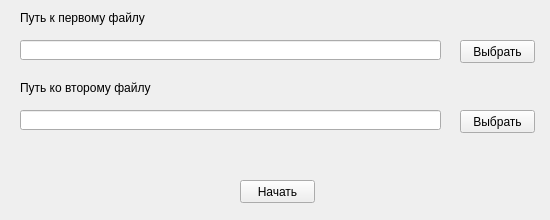
<?xml version="1.0" encoding="UTF-8"?>
<ui version="4.0">
 <class>MainWindow</class>
 <widget class="QMainWindow" name="MainWindow">
  <property name="geometry">
   <rect>
    <x>0</x>
    <y>0</y>
    <width>550</width>
    <height>220</height>
   </rect>
  </property>
  <property name="minimumSize">
   <size>
    <width>550</width>
    <height>220</height>
   </size>
  </property>
  <property name="maximumSize">
   <size>
    <width>550</width>
    <height>220</height>
   </size>
  </property>
  <property name="windowTitle">
   <string>Test Task Dev</string>
  </property>
  <widget class="QWidget" name="centralwidget">
   <widget class="QLabel" name="label">
    <property name="geometry">
     <rect>
      <x>20</x>
      <y>10</y>
      <width>161</width>
      <height>16</height>
     </rect>
    </property>
    <property name="text">
     <string>Путь к первому файлу</string>
    </property>
   </widget>
   <widget class="QLineEdit" name="lineEdit">
    <property name="geometry">
     <rect>
      <x>20</x>
      <y>40</y>
      <width>421</width>
      <height>20</height>
     </rect>
    </property>
    <property name="readOnly">
     <bool>true</bool>
    </property>
   </widget>
   <widget class="QPushButton" name="pushButton">
    <property name="geometry">
     <rect>
      <x>460</x>
      <y>40</y>
      <width>75</width>
      <height>23</height>
     </rect>
    </property>
    <property name="text">
     <string>Выбрать</string>
    </property>
   </widget>
   <widget class="QLineEdit" name="lineEdit_2">
    <property name="geometry">
     <rect>
      <x>20</x>
      <y>110</y>
      <width>421</width>
      <height>20</height>
     </rect>
    </property>
    <property name="readOnly">
     <bool>true</bool>
    </property>
   </widget>
   <widget class="QPushButton" name="pushButton_2">
    <property name="geometry">
     <rect>
      <x>460</x>
      <y>110</y>
      <width>75</width>
      <height>23</height>
     </rect>
    </property>
    <property name="text">
     <string>Выбрать</string>
    </property>
   </widget>
   <widget class="QLabel" name="label_2">
    <property name="geometry">
     <rect>
      <x>20</x>
      <y>80</y>
      <width>161</width>
      <height>16</height>
     </rect>
    </property>
    <property name="text">
     <string>Путь ко второму файлу</string>
    </property>
   </widget>
   <widget class="QPushButton" name="pushButton_3">
    <property name="geometry">
     <rect>
      <x>240</x>
      <y>180</y>
      <width>75</width>
      <height>23</height>
     </rect>
    </property>
    <property name="text">
     <string>Начать</string>
    </property>
    <property name="checkable">
     <bool>false</bool>
    </property>
   </widget>
   <widget class="QLabel" name="label_3">
    <property name="geometry">
     <rect>
      <x>170</x>
      <y>150</y>
      <width>211</width>
      <height>20</height>
     </rect>
    </property>
    <property name="text">
     <string/>
    </property>
    <property name="alignment">
     <set>Qt::AlignCenter</set>
    </property>
   </widget>
  </widget>
 </widget>
 <resources/>
 <connections/>
</ui>
